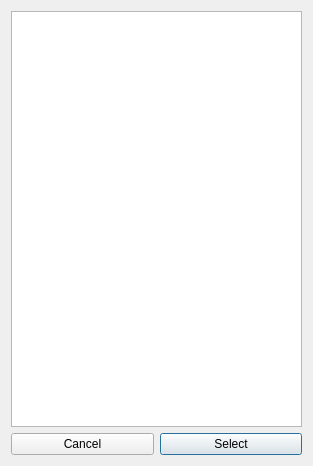
<?xml version="1.0" encoding="UTF-8"?>
<ui version="4.0">
 <class>DlgChooser</class>
 <widget class="QDialog" name="DlgChooser">
  <property name="geometry">
   <rect>
    <x>0</x>
    <y>0</y>
    <width>313</width>
    <height>466</height>
   </rect>
  </property>
  <property name="sizePolicy">
   <sizepolicy hsizetype="Preferred" vsizetype="Preferred">
    <horstretch>0</horstretch>
    <verstretch>0</verstretch>
   </sizepolicy>
  </property>
  <property name="windowTitle">
   <string>Dialog</string>
  </property>
  <layout class="QGridLayout" name="gridLayout">
   <item row="0" column="0">
    <layout class="QVBoxLayout" name="verticalLayout">
     <property name="sizeConstraint">
      <enum>QLayout::SetMaximumSize</enum>
     </property>
     <item>
      <widget class="QTableWidget" name="tableWidget"/>
     </item>
     <item>
      <layout class="QHBoxLayout" name="horizontalLayout">
       <item>
        <widget class="QPushButton" name="cancelButton">
         <property name="text">
          <string>Cancel</string>
         </property>
         <property name="autoDefault">
          <bool>false</bool>
         </property>
        </widget>
       </item>
       <item>
        <widget class="QPushButton" name="pushButton">
         <property name="text">
          <string>Select</string>
         </property>
         <property name="autoDefault">
          <bool>false</bool>
         </property>
         <property name="default">
          <bool>true</bool>
         </property>
        </widget>
       </item>
      </layout>
     </item>
    </layout>
   </item>
  </layout>
 </widget>
 <resources/>
 <connections/>
</ui>
